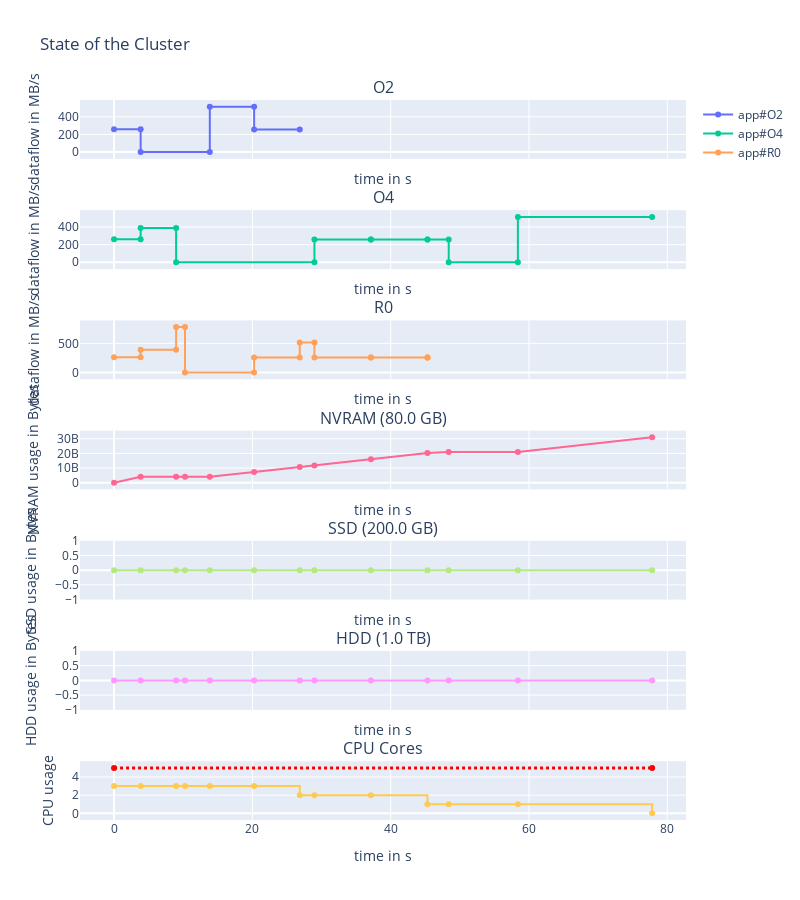

The notebook cell saved with this chart:
### Code cell
fig2.show()

### Figure 1 — Plotly figure (JSON) as saved in the notebook; plotly's stock layout.template omitted (floating-point values rounded to 4 significant figures)
{"data": [{"line": {"shape": "linear"}, "name": "app#O2", "text": ["READ|to/from:NVRAM|volume=1.0 GB", "READ|to/from:NVRAM|volume=1.0 GB", "COMPUTE|volume=0B", "COMPUTE|volume=0B", "WRITE|to/from:NVRAM|volume=3.3 GB", "WRITE|to/from:NVRAM|volume=3.3 GB", "WRITE|to/from:NVRAM|volume=1.7 GB", "WRITE|to/from:NVRAM|volume=1.7 GB"], "textposition": "top center", "type": "scatter", "x": [0, 3.846, 3.846, 13.85, 13.85, 20.26, 20.26, 26.85], "xaxis": "x", "y": [260, 260, 0, 0, 515, 515, 257.5, 257.5], "yaxis": "y"}, {"line": {"dash": "dot", "shape": "linear"}, "name": "O2 mvt", "text": [], "textposition": "top center", "type": "scatter", "x": [], "xaxis": "x", "y": [], "yaxis": "y"}, {"line": {"shape": "linear"}, "name": "app#O4", "text": ["READ|to/from:NVRAM|volume=1.0 GB", "READ|to/from:NVRAM|volume=1.0 GB", "READ|to/from:NVRAM|volume=2.0 GB", "READ|to/from:NVRAM|volume=2.0 GB", "COMPUTE|volume=0B", "COMPUTE|volume=0B", "WRITE|to/from:NVRAM|volume=2.1 GB", "WRITE|to/from:NVRAM|volume=2.1 GB", "WRITE|to/from:NVRAM|volume=2.1 GB", "WRITE|to/from:NVRAM|volume=2.1 GB", "WRITE|to/from:NVRAM|volume=791.03 MB", "WRITE|to/from:NVRAM|volume=791.03 MB", "COMPUTE|volume=0B", "COMPUTE|volume=0B", "WRITE|to/from:NVRAM|volume=10.0 GB", "WRITE|to/from:NVRAM|volume=10.0 GB"], "textposition": "top center", "type": "scatter", "x": [0, 3.846, 3.846, 8.974, 8.974, 28.97, 28.97, 37.15, 37.15, 45.32, 45.32, 48.39, 48.39, 58.39, 58.39, 77.81], "xaxis": "x2", "y": [260, 260, 390, 390, 0, 0, 257.5, 257.5, 257.5, 257.5, 257.5, 257.5, 0, 0, 515, 515], "yaxis": "y2"}, {"line": {"dash": "dot", "shape": "linear"}, "name": "O4 mvt", "text": [], "textposition": "top center", "type": "scatter", "x": [], "xaxis": "x2", "y": [], "yaxis": "y2"}, {"line": {"shape": "linear"}, "name": "app#R0", "text": ["READ|to/from:NVRAM|volume=1.0 GB", "READ|to/from:NVRAM|volume=1.0 GB", "READ|to/from:NVRAM|volume=2.0 GB", "READ|to/from:NVRAM|volume=2.0 GB", "READ|to/from:NVRAM|volume=1.0 GB", "READ|to/from:NVRAM|volume=1.0 GB", "COMPUTE|volume=0B", "COMPUTE|volume=0B", "WRITE|to/from:NVRAM|volume=1.7 GB", "WRITE|to/from:NVRAM|volume=1.7 GB", "WRITE|to/from:NVRAM|volume=1.09 GB", "WRITE|to/from:NVRAM|volume=1.09 GB", "WRITE|to/from:NVRAM|volume=2.1 GB", "WRITE|to/from:NVRAM|volume=2.1 GB", "WRITE|to/from:NVRAM|volume=2.1 GB", "WRITE|to/from:NVRAM|volume=2.1 GB", "WRITE|to/from:NVRAM|volume=476.84 EB", "WRITE|to/from:NVRAM|volume=476.84 EB"], "textposition": "top center", "type": "scatter", "x": [0, 3.846, 3.846, 8.974, 8.974, 10.26, 10.26, 20.26, 20.26, 26.85, 26.85, 28.97, 28.97, 37.15, 37.15, 45.32, 45.32, 45.32], "xaxis": "x3", "y": [260, 260, 390, 390, 780, 780, 0, 0, 257.5, 257.5, 515, 515, 257.5, 257.5, 257.5, 257.5, 257.5, 257.5], "yaxis": "y3"}, {"line": {"dash": "dot", "shape": "linear"}, "name": "R0 mvt", "text": [], "textposition": "top center", "type": "scatter", "x": [], "xaxis": "x3", "y": [], "yaxis": "y3"}, {"line": {"shape": "linear"}, "name": "NVRAM", "showlegend": false, "text": ["O2|Read|NVRAM | +volume=1.0 GB", "R0|Read|NVRAM | +volume=1.0 GB", "O4|Read|NVRAM | +volume=1.0 GB", "O4|Read|NVRAM | +volume=2.0 GB", "R0|Read|NVRAM | +volume=2.0 GB", "R0|Read|NVRAM | +volume=1.0 GB", "O2|Compute | +volume=0B", "R0|Compute | +volume=0B", "O2|Write|NVRAM | +volume=3.3 GB", "O2|Write|NVRAM | +volume=1.7 GB", "R0|Write|NVRAM | +volume=1.7 GB", "O4|Compute | +volume=0B", "R0|Write|NVRAM | +volume=1.09 GB", "R0|Write|NVRAM | +volume=2.1 GB", "O4|Write|NVRAM | +volume=2.1 GB", "R0|Write|NVRAM | +volume=2.1 GB", "O4|Write|NVRAM | +volume=2.1 GB", "R0|Write|NVRAM | +volume=476.84 EB", "O4|Write|NVRAM | +volume=791.03 MB", "O4|Compute | +volume=0B", "O4|Write|NVRAM | +volume=10.0 GB"], "textposition": "top center", "type": "scatter", "x": [0, 3.846, 8.974, 10.26, 13.85, 20.26, 26.85, 28.97, 37.15, 45.32, 48.39, 58.39, 77.81], "xaxis": "x4", "y": [0, 4000000000, 4000000000, 4000000000, 4000000000, 7301000000.0, 10700000000.0, 11790000000.0, 16000000000.0, 20210000000.0, 21000000000.0, 21000000000.0, 31000000000], "yaxis": "y4"}, {"line": {"shape": "linear"}, "name": "SSD", "showlegend": false, "text": ["O2|Read|NVRAM | +volume=1.0 GB", "R0|Read|NVRAM | +volume=1.0 GB", "O4|Read|NVRAM | +volume=1.0 GB", "O4|Read|NVRAM | +volume=2.0 GB", "R0|Read|NVRAM | +volume=2.0 GB", "R0|Read|NVRAM | +volume=1.0 GB", "O2|Compute | +volume=0B", "R0|Compute | +volume=0B", "O2|Write|NVRAM | +volume=3.3 GB", "O2|Write|NVRAM | +volume=1.7 GB", "R0|Write|NVRAM | +volume=1.7 GB", "O4|Compute | +volume=0B", "R0|Write|NVRAM | +volume=1.09 GB", "R0|Write|NVRAM | +volume=2.1 GB", "O4|Write|NVRAM | +volume=2.1 GB", "R0|Write|NVRAM | +volume=2.1 GB", "O4|Write|NVRAM | +volume=2.1 GB", "R0|Write|NVRAM | +volume=476.84 EB", "O4|Write|NVRAM | +volume=791.03 MB", "O4|Compute | +volume=0B", "O4|Write|NVRAM | +volume=10.0 GB"], "textposition": "top center", "type": "scatter", "x": [0, 3.846, 8.974, 10.26, 13.85, 20.26, 26.85, 28.97, 37.15, 45.32, 48.39, 58.39, 77.81], "xaxis": "x5", "y": [0, 0, 0, 0, 0, 0, 0, 0, 0, 0, 0, 0, 0], "yaxis": "y5"}, {"line": {"shape": "linear"}, "name": "HDD", "showlegend": false, "text": ["O2|Read|NVRAM | +volume=1.0 GB", "R0|Read|NVRAM | +volume=1.0 GB", "O4|Read|NVRAM | +volume=1.0 GB", "O4|Read|NVRAM | +volume=2.0 GB", "R0|Read|NVRAM | +volume=2.0 GB", "R0|Read|NVRAM | +volume=1.0 GB", "O2|Compute | +volume=0B", "R0|Compute | +volume=0B", "O2|Write|NVRAM | +volume=3.3 GB", "O2|Write|NVRAM | +volume=1.7 GB", "R0|Write|NVRAM | +volume=1.7 GB", "O4|Compute | +volume=0B", "R0|Write|NVRAM | +volume=1.09 GB", "R0|Write|NVRAM | +volume=2.1 GB", "O4|Write|NVRAM | +volume=2.1 GB", "R0|Write|NVRAM | +volume=2.1 GB", "O4|Write|NVRAM | +volume=2.1 GB", "R0|Write|NVRAM | +volume=476.84 EB", "O4|Write|NVRAM | +volume=791.03 MB", "O4|Compute | +volume=0B", "O4|Write|NVRAM | +volume=10.0 GB"], "textposition": "top center", "type": "scatter", "x": [0, 3.846, 8.974, 10.26, 13.85, 20.26, 26.85, 28.97, 37.15, 45.32, 48.39, 58.39, 77.81], "xaxis": "x6", "y": [0, 0, 0, 0, 0, 0, 0, 0, 0, 0, 0, 0, 0], "yaxis": "y6"}, {"line": {"shape": "hv"}, "showlegend": false, "type": "scatter", "x": [0, 3.846, 8.974, 10.26, 13.85, 20.26, 26.85, 28.97, 37.15, 45.32, 48.39, 58.39, 77.81], "xaxis": "x7", "y": [3, 3, 3, 3, 3, 3, 2, 2, 2, 1, 1, 1, 0], "yaxis": "y7"}, {"line": {"color": "red", "dash": "dot", "shape": "hv", "width": 3}, "showlegend": false, "text": ["Maximum available cores in cluster=5", "Maximum available cores in cluster=5"], "type": "scatter", "x": [0, 77.81], "xaxis": "x7", "y": [5, 5], "yaxis": "y7"}], "layout": {"annotations": [{"font": {"size": 16}, "showarrow": false, "text": "O2", "x": 0.5, "xanchor": "center", "xref": "paper", "y": 1.0, "yanchor": "bottom", "yref": "paper"}, {"font": {"size": 16}, "showarrow": false, "text": "O4", "x": 0.5, "xanchor": "center", "xref": "paper", "y": 0.8469, "yanchor": "bottom", "yref": "paper"}, {"font": {"size": 16}, "showarrow": false, "text": "R0", "x": 0.5, "xanchor": "center", "xref": "paper", "y": 0.6939, "yanchor": "bottom", "yref": "paper"}, {"font": {"size": 16}, "showarrow": false, "text": "NVRAM (80.0 GB)", "x": 0.5, "xanchor": "center", "xref": "paper", "y": 0.5408, "yanchor": "bottom", "yref": "paper"}, {"font": {"size": 16}, "showarrow": false, "text": "SSD (200.0 GB)", "x": 0.5, "xanchor": "center", "xref": "paper", "y": 0.3878, "yanchor": "bottom", "yref": "paper"}, {"font": {"size": 16}, "showarrow": false, "text": "HDD (1.0 TB)", "x": 0.5, "xanchor": "center", "xref": "paper", "y": 0.2347, "yanchor": "bottom", "yref": "paper"}, {"font": {"size": 16}, "showarrow": false, "text": "CPU Cores", "x": 0.5, "xanchor": "center", "xref": "paper", "y": 0.08163, "yanchor": "bottom", "yref": "paper"}], "height": 900, "title": {"text": "State of the Cluster"}, "width": 800, "xaxis": {"anchor": "y", "domain": [0, 1], "matches": "x7", "showticklabels": false, "title": {"text": "time in s"}}, "xaxis2": {"anchor": "y2", "domain": [0, 1], "matches": "x7", "showticklabels": false, "title": {"text": "time in s"}}, "xaxis3": {"anchor": "y3", "domain": [0, 1], "matches": "x7", "showticklabels": false, "title": {"text": "time in s"}}, "xaxis4": {"anchor": "y4", "domain": [0, 1], "matches": "x7", "showticklabels": false, "title": {"text": "time in s"}}, "xaxis5": {"anchor": "y5", "domain": [0, 1], "matches": "x7", "showticklabels": false, "title": {"text": "time in s"}}, "xaxis6": {"anchor": "y6", "domain": [0, 1], "matches": "x7", "showticklabels": false, "title": {"text": "time in s"}}, "xaxis7": {"anchor": "y7", "domain": [0, 1], "title": {"text": "time in s"}}, "yaxis": {"anchor": "x", "domain": [0.9184, 1.0], "title": {"text": "dataflow in MB/s"}}, "yaxis2": {"anchor": "x2", "domain": [0.7653, 0.8469], "title": {"text": "dataflow in MB/s"}}, "yaxis3": {"anchor": "x3", "domain": [0.6122, 0.6939], "title": {"text": "dataflow in MB/s"}}, "yaxis4": {"anchor": "x4", "domain": [0.4592, 0.5408], "title": {"text": "NVRAM usage in Bytes"}}, "yaxis5": {"anchor": "x5", "domain": [0.3061, 0.3878], "title": {"text": "SSD usage in Bytes"}}, "yaxis6": {"anchor": "x6", "domain": [0.1531, 0.2347], "title": {"text": "HDD usage in Bytes"}}, "yaxis7": {"anchor": "x7", "domain": [0, 0.08163], "title": {"text": "CPU usage"}}}}
